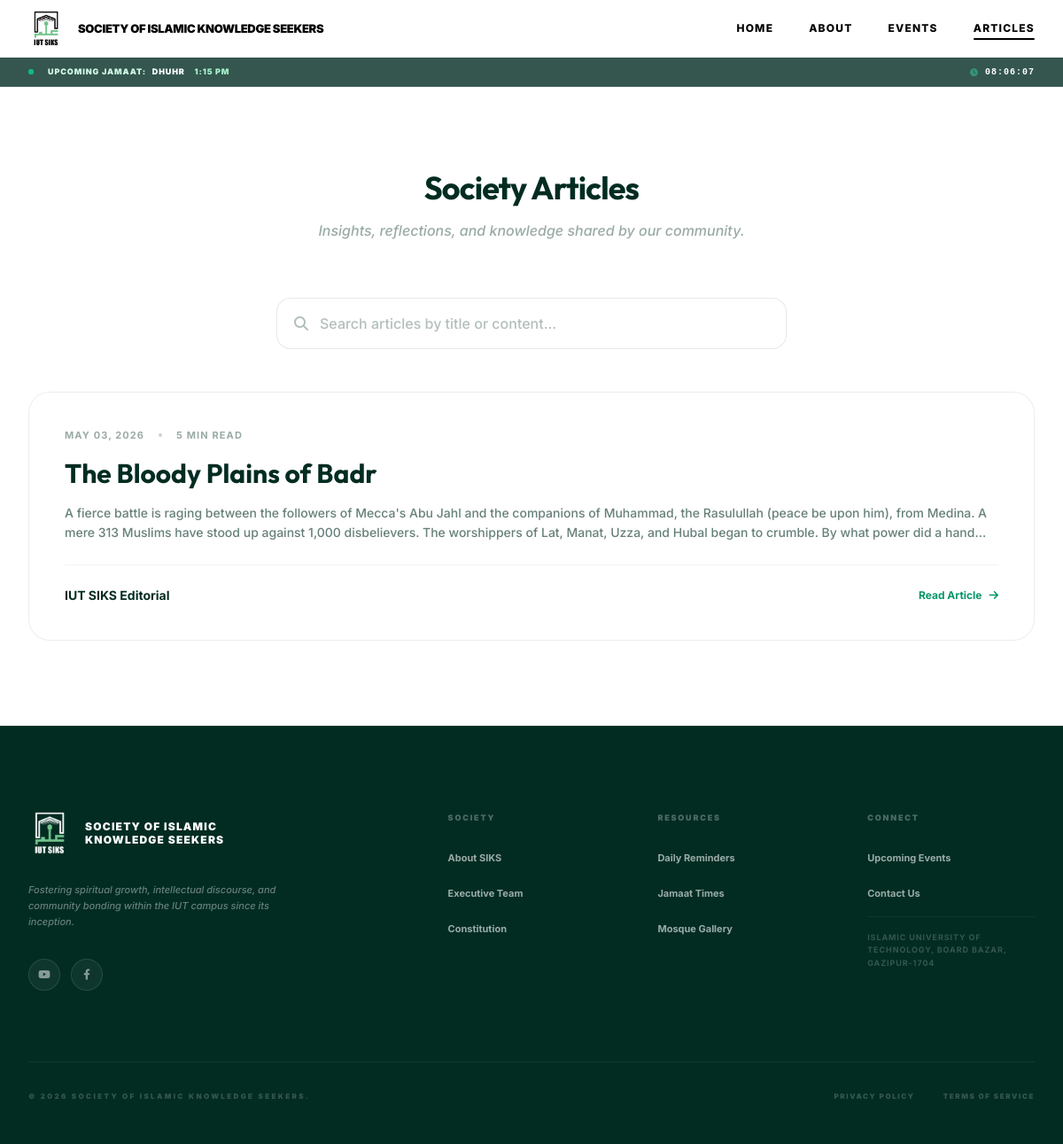
The app's page /articles.php with its own data.
### tables this page shows
CREATE TABLE IF NOT EXISTS articles (
    id INT AUTO_INCREMENT PRIMARY KEY,
    title VARCHAR(255) NOT NULL,
    slug VARCHAR(255) UNIQUE,
    writer VARCHAR(100) NOT NULL,
    description LONGTEXT,
    cover_image VARCHAR(255),
    reading_time INT DEFAULT 1,
    last_edited TIMESTAMP DEFAULT CURRENT_TIMESTAMP ON UPDATE CURRENT_TIMESTAMP
);

### articles.php (the view, shortened to what this page needs)
<?php
require_once 'includes/config.php';
require_once 'includes/header.php';
$articles = [];
if ($pdo) {
    try {
        $stmt = $pdo->query("SELECT * FROM articles ORDER BY last_edited DESC");
        $articles = $stmt->fetchAll();
    } catch (PDOException $e) {
        $articles = [];
    }
}
?>
<section class="py-24">
    <div class="max-w-7xl mx-auto px-4 sm:px-6 lg:px-8">
        <div class="text-center mb-16">
            <h2 class="text-4xl font-display font-bold text-emerald-950 mb-4 tracking-tight">Society Articles</h2>
            <p class="text-emerald-950/40 max-w-2xl mx-auto font-medium italic">Insights, reflections, and knowledge shared by our community.</p>
        </div>
        <div class="max-w-xl mx-auto mb-12">
            <div class="relative">
                <i class="fas fa-search absolute left-5 top-1/2 -translate-y-1/2 text-emerald-950/30"></i>
                <input type="text" id="article-search"
                       placeholder="Search articles by title or content..."
                       class="w-full pl-12 pr-12 py-4 rounded-2xl border border-emerald-950/10 bg-white text-emerald-950 font-medium placeholder-emerald-950/30 focus:outline-none focus:border-emerald-500 focus:ring-2 focus:ring-emerald-500/10 transition-all"
                       autocomplete="off">
            </div>
        </div>
        <?php if ($articles): ?>
            <div class="space-y-8">
                <?php foreach ($articles as $article):
                    $readingTime = $article['reading_time'] ?? calculateReadingTime($article['description'] ?? '');
                ?>
                    <a href="article.php?id=<?php echo $article['id']; ?>" class="article-card block card-professional group">
                        <div class="flex flex-col md:flex-row">
                            <div class="flex-1 p-8 md:p-10 flex flex-col justify-center">
                                <div class="flex items-center space-x-4 mb-4 text-emerald-950/40 text-[11px] font-bold uppercase tracking-widest">
                                    <span><?php echo date('F d, Y', strtotime($article['last_edited'])); ?></span>
                                    <span class="w-1 h-1 rounded-full bg-emerald-950/20"></span>
                                    <span><?php echo $readingTime; ?> min read</span>
                                </div>
                                <h3 class="text-2xl md:text-3xl font-display font-bold text-emerald-950 mb-4 leading-tight group-hover:text-emerald-700 transition-colors">
                                    <?php echo htmlspecialchars($article['title']); ?>
                                </h3>
                                <p class="text-emerald-950/60 text-sm leading-relaxed line-clamp-3 mb-6 font-medium">
                                    <?php echo htmlspecialchars(mb_substr(strip_tags($article['description']), 0, 300)); ?>...
                                </p>
                                    <div class="flex items-center justify-between mt-auto pt-6 border-t border-emerald-950/5">
                                        <span class="text-sm font-bold text-emerald-950"><?php echo htmlspecialchars($article['writer']); ?></span>
                                        <span class="text-emerald-600 font-bold text-xs group-hover:translate-x-1 transition-transform flex items-center">
                                            Read Article <i class="fas fa-arrow-right ml-2"></i>
                                        </span>
                                    </div>
                            </div>
                        </div>
                    </a>
                <?php endforeach; ?>
            </div>
        <?php endif; ?>
    </div>
</section>
<?php require_once 'includes/footer.php'; ?>

### css/styles.css (style rules this page uses)
:root { --emerald-primary: #10b981; --emerald-dark: #064e3b; --emerald-glow: rgba(16, 185, 129, 0.2); }
.font-display { font-family: 'Outfit', sans-serif; }
.card-professional { background: #ffffff; border: 1px solid rgba(2, 44, 34, 0.08); border-radius: 24px; overflow: hidden; transition: all 0.5s cubic-bezier(0.16, 1, 0.3, 1); }
.article-card { transition: all 0.4s cubic-bezier(0.16, 1, 0.3, 1); }
.line-clamp-3 { display: -webkit-box; -webkit-line-clamp: 3; -webkit-box-orient: vertical; overflow: hidden; }

### includes/header.php (style rules this page uses)
:root { --emerald-essence: #022c22; --emerald-deep: #022c22; --emerald-light: #ffffff; }
body { background-color: #ffffff; color: var(--emerald-deep); overflow-x: hidden; }

### records on screen
articles: last_edited "MAY 03, 2026", reading_time "5", title "The Bloody Plains of Badr", description "A fierce battle is raging between the followers of Mecca's Abu Jahl and the companions of Muhammad, the Rasulullah (peace be upon him), from Medina. A mere 313 Muslims have stood up against 1,000 disbelievers. The worshippers of Lat, Manat, Uzza, and Hubal began to crumble. By what power did a hand", writer "IUT SIKS Editorial"

### other values on screen
$label "HOME"
$label "ABOUT"
$label "EVENTS"
$label "ARTICLES"
IUT_ADDRESS "ISLAMIC UNIVERSITY OF TECHNOLOGY, BOARD BAZAR, GAZIPUR-1704"
